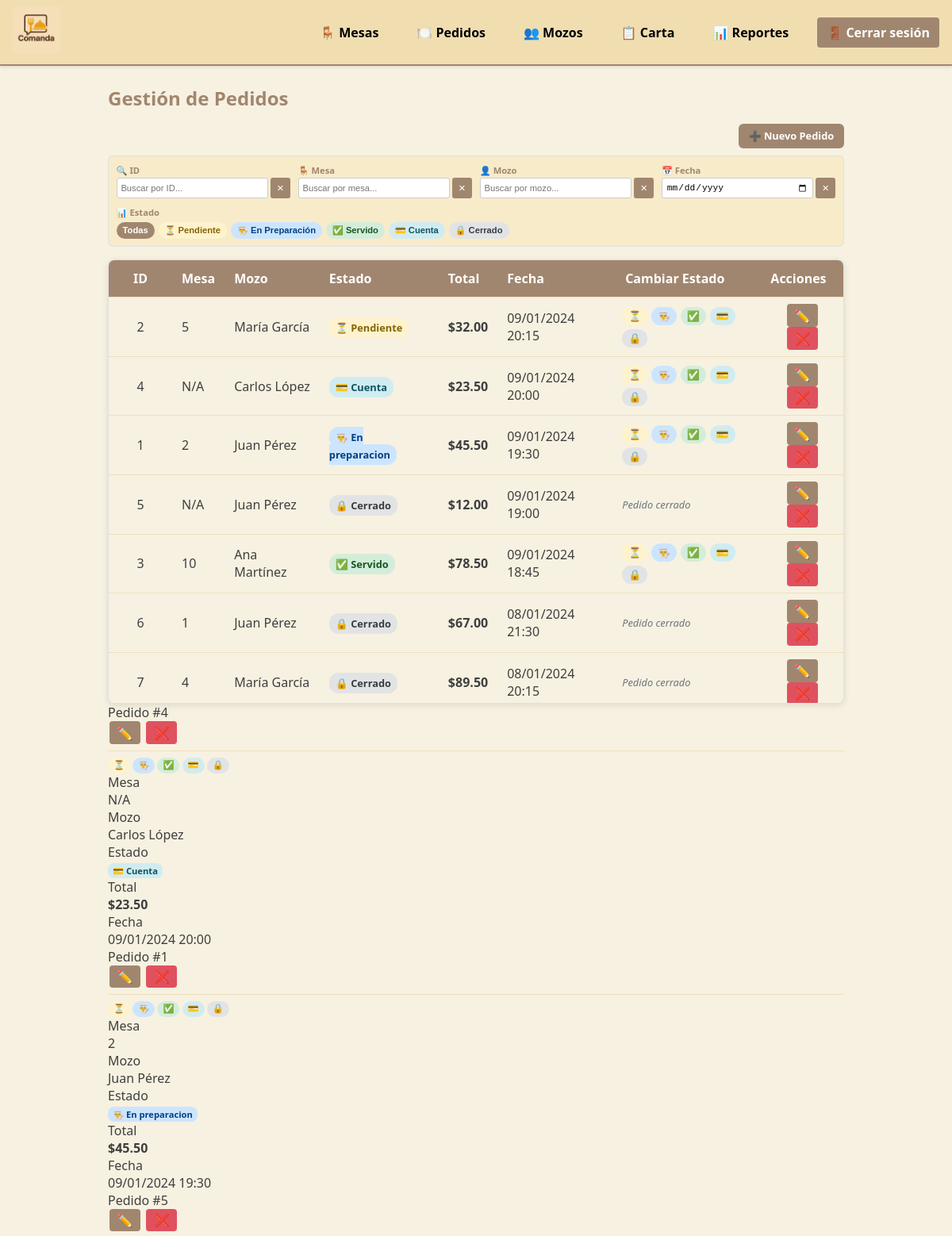
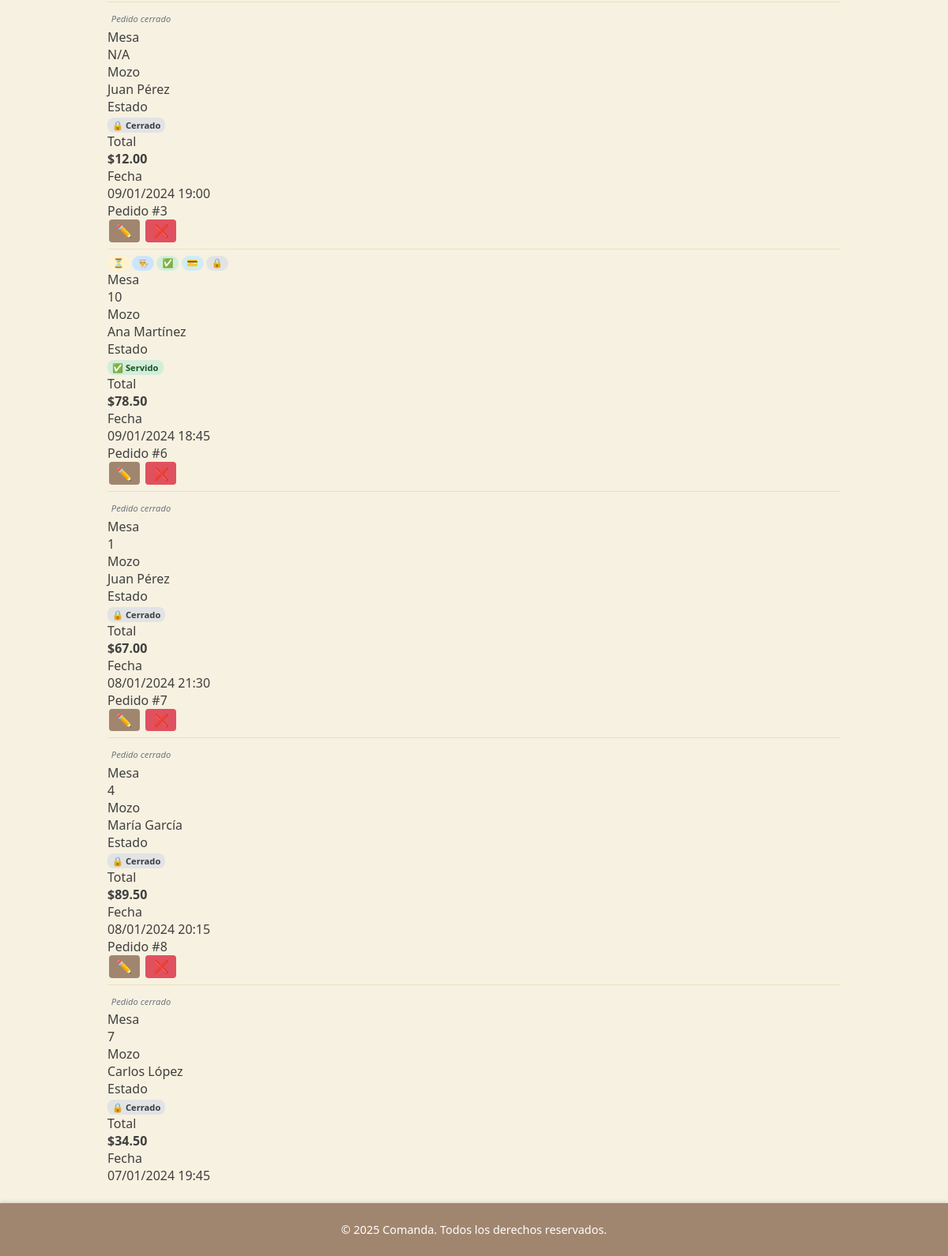
/index.php?route=pedidos (signed in), run on the app's committed database (2 pictures, top to bottom).
### tables this page shows
CREATE TABLE pedidos (
  id_pedido    INT UNSIGNED AUTO_INCREMENT PRIMARY KEY,
  id_mesa      INT UNSIGNED NULL,
  modo_consumo ENUM('stay','takeaway') NOT NULL,
  total        DECIMAL(10,2) NOT NULL DEFAULT 0.00,
  estado       ENUM('pendiente','en_preparacion','servido','cuenta','cerrado') NOT NULL DEFAULT 'pendiente',
  fecha_hora   DATETIME NOT NULL DEFAULT CURRENT_TIMESTAMP,
  id_mozo      INT UNSIGNED NULL,
  observaciones TEXT NULL,
  FOREIGN KEY (id_mesa) 
    REFERENCES mesas(id_mesa)
      ON UPDATE CASCADE ON DELETE SET NULL,
  FOREIGN KEY (id_mozo) 
    REFERENCES usuarios(id_usuario)
      ON UPDATE CASCADE ON DELETE SET NULL
);

CREATE TABLE mesas (
  id_mesa        INT UNSIGNED AUTO_INCREMENT PRIMARY KEY,
  numero         INT NOT NULL UNIQUE,
  estado         ENUM('libre','ocupada','reservada') NOT NULL DEFAULT 'libre',
  ubicacion      VARCHAR(100) NULL,
  id_mozo        INT UNSIGNED NULL,
  fecha_creacion TIMESTAMP NOT NULL DEFAULT CURRENT_TIMESTAMP,
  CONSTRAINT fk_mesas_mozo 
    FOREIGN KEY (id_mozo) REFERENCES usuarios(id_usuario) 
    ON UPDATE CASCADE ON DELETE SET NULL
);

### src/views/pedidos/index.php (the view, shortened to what the rows shown need)
<?php
require_once __DIR__ . '/../../config/helpers.php';
$rol = $_SESSION['user']['rol'];
$pedidos = Pedido::all();
?>
<h2><?= $rol === 'administrador' ? 'Gestión de Pedidos' : 'Consulta de Pedidos' ?></h2>
<div class="table-responsive">
<table class="table">
  <thead>
    <tr>
      <th>ID</th>
      <th>Mesa</th>
      <th>Mozo</th>
      <th>Estado</th>
      <th>Total</th>
      <th>Fecha</th>
      <?php if ($rol === 'administrador'): ?>
        <th>Cambiar Estado</th>
        <th>Acciones</th>
      <?php endif; ?>
    </tr>
  </thead>
  <tbody>
    <?php if (empty($pedidos)): ?>
      <tr>
        <td colspan="<?= $rol === 'administrador' ? '8' : '6' ?>">No hay pedidos registrados.</td>
      </tr>
    <?php else: ?>
      <?php foreach ($pedidos as $pedido): ?>
        <tr>
          <td><?= htmlspecialchars($pedido['id_pedido']) ?></td>
          <td><?= htmlspecialchars($pedido['numero_mesa'] ?? 'N/A') ?></td>
          <td><?= htmlspecialchars($pedido['nombre_mozo_completo'] ?? 'N/A') ?></td>
          <td>
            <?php
            $estado = $pedido['estado'];
            switch ($estado) {
                case 'pendiente':
                    $bg_color = '#fff3cd';
                    $text_color = '#856404';
                    $icon = '⏳';
                    break;
                case 'en_preparacion':
                    $bg_color = '#cce5ff';
                    $text_color = '#004085';
                    $icon = '👨‍🍳';
                    break;
                case 'servido':
                    $bg_color = '#d4edda';
                    $text_color = '#155724';
                    $icon = '✅';
                    break;
                case 'cuenta':
                    $bg_color = '#d1ecf1';
                    $text_color = '#0c5460';
                    $icon = '💳';
                    break;
                case 'cerrado':
                    $bg_color = '#e2e3e5';
                    $text_color = '#383d41';
                    $icon = '🔒';
                    break;
            }
            ?>
            <span style="padding: 4px 8px; border-radius: 12px; font-size: 0.8em; font-weight: bold;
                         background: <?= $bg_color ?>;
                         color: <?= $text_color ?>;">
              <?= $icon ?> <?= htmlspecialchars(ucfirst(str_replace('_', ' ', $pedido['estado']))) ?>
            </span>
          </td>
          <td><strong>$<?= number_format($pedido['total'] ?? 0, 2) ?></strong></td>
          <td><?= !empty($pedido['fecha_creacion']) ? date('d/m/Y H:i', strtotime($pedido['fecha_creacion'])) : 'N/A' ?></td>
          <?php if ($rol === 'administrador'): ?>
            <td class="action-cell">
              <div class="state-shortcuts">
                <?php if ($pedido['estado'] !== 'cerrado'): ?>
                  <button class="state-btn pendiente" onclick="confirmarCambioEstado(<?= $pedido['id_pedido'] ?>, 'pendiente')" title="Cambiar a Pendiente">
                    ⏳
                  </button>
                  <button class="state-btn en_preparacion" onclick="confirmarCambioEstado(<?= $pedido['id_pedido'] ?>, 'en_preparacion')" title="Cambiar a En Preparación">
                    👨‍🍳
                  </button>
                  <button class="state-btn servido" onclick="confirmarCambioEstado(<?= $pedido['id_pedido'] ?>, 'servido')" title="Cambiar a Servido">
                    ✅
                  </button>
                  <button class="state-btn cuenta" onclick="confirmarCambioEstado(<?= $pedido['id_pedido'] ?>, 'cuenta')" title="Cambiar a Cuenta">
                    💳
                  </button>
                  <button class="state-btn cerrado" onclick="confirmarCambioEstado(<?= $pedido['id_pedido'] ?>, 'cerrado')" title="Cambiar a Cerrado">
                    🔒
                  </button>
                <?php else: ?>
                  <span style="color: #6c757d; font-size: 0.8rem; font-style: italic;">Pedido cerrado</span>
                <?php endif; ?>
              </div>
            </td>
            <td class="action-cell">
              <a href="<?= url('pedidos/edit', ['id' => $pedido['id_pedido']]) ?>" class="btn-action" title="Editar pedido">
                ✏️
              </a>
              <a href="#" class="btn-action delete" title="Eliminar pedido" onclick="confirmarBorradoPedido(<?= $pedido['id_pedido'] ?>, 'Pedido #<?= $pedido['id_pedido'] ?>')">
                ❌
              </a>
            </td>
          <?php endif; ?>
        </tr>
      <?php endforeach; ?>
    <?php endif; ?>
  </tbody>
</table>
</div>
  <?php if (empty($pedidos)): ?>
    <div class="mobile-card" style="text-align: center; padding: 1rem; color: #666;">
      No hay pedidos registrados.
    </div>
  <?php else: ?>
    <?php foreach ($pedidos as $pedido): ?>
      <div class="mobile-card">
        <div class="mobile-card-header">
          <div class="mobile-card-number">
            Pedido #<?= htmlspecialchars($pedido['id_pedido']) ?>
          </div>
          <div class="mobile-card-actions">
            <?php if ($rol === 'administrador'): ?>
              <a href="<?= url('pedidos/edit', ['id' => $pedido['id_pedido']]) ?>" class="btn-action" title="Editar pedido">
                ✏️
              </a>
              <a href="#" class="btn-action delete" title="Eliminar pedido" onclick="confirmarBorradoPedido(<?= $pedido['id_pedido'] ?>, 'Pedido #<?= $pedido['id_pedido'] ?>')">
                ❌
              </a>
            <?php endif; ?>
          </div>
        </div>
        <?php if ($rol === 'administrador'): ?>
        <div class="mobile-state-shortcuts">
          <div class="state-shortcuts">
            <?php if ($pedido['estado'] !== 'cerrado'): ?>
              <button class="state-btn pendiente" onclick="confirmarCambioEstado(<?= $pedido['id_pedido'] ?>, 'pendiente')" title="Cambiar a Pendiente">
                ⏳
              </button>
              <button class="state-btn en_preparacion" onclick="confirmarCambioEstado(<?= $pedido['id_pedido'] ?>, 'en_preparacion')" title="Cambiar a En Preparación">
                👨‍🍳
              </button>
              <button class="state-btn servido" onclick="confirmarCambioEstado(<?= $pedido['id_pedido'] ?>, 'servido')" title="Cambiar a Servido">
                ✅
              </button>
              <button class="state-btn cuenta" onclick="confirmarCambioEstado(<?= $pedido['id_pedido'] ?>, 'cuenta')" title="Cambiar a Cuenta">
                💳
              </button>
              <button class="state-btn cerrado" onclick="confirmarCambioEstado(<?= $pedido['id_pedido'] ?>, 'cerrado')" title="Cambiar a Cerrado">
                🔒
              </button>
            <?php else: ?>
              <span style="color: #6c757d; font-size: 0.7rem; font-style: italic; text-align: center; display: block; padding: 0.3rem;">Pedido cerrado</span>
            <?php endif; ?>
          </div>
        </div>
        <?php endif; ?>
        </div>
        <div class="mobile-card-body">
          <div class="mobile-card-item">
            <div class="mobile-card-label">Mesa</div>
            <div class="mobile-card-value"><?= htmlspecialchars($pedido['numero_mesa'] ?? 'N/A') ?></div>
          </div>
          <div class="mobile-card-item">
            <div class="mobile-card-label">Mozo</div>
            <div class="mobile-card-value"><?= htmlspecialchars($pedido['nombre_mozo_completo'] ?? 'N/A') ?></div>
          </div>
          <div class="mobile-card-item">
            <div class="mobile-card-label">Estado</div>
            <div class="mobile-card-value">
              <?php
              $estado = $pedido['estado'];
              switch ($estado) {
                  case 'pendiente':
                      $bg_color = '#fff3cd';
                      $text_color = '#856404';
                      $icon = '⏳';
                      break;
                  case 'en_preparacion':
                      $bg_color = '#cce5ff';
                      $text_color = '#004085';
                      $icon = '👨‍🍳';
                      break;
                  case 'servido':
                      $bg_color = '#d4edda';
                      $text_color = '#155724';
                      $icon = '✅';
                      break;
                  case 'cuenta':
                      $bg_color = '#d1ecf1';
                      $text_color = '#0c5460';
                      $icon = '💳';
                      break;
                  case 'cerrado':
                      $bg_color = '#e2e3e5';
                      $text_color = '#383d41';
                      $icon = '🔒';
                      break;
              }
              ?>
              <span style="padding: 2px 6px; border-radius: 8px; font-size: 0.7em; font-weight: bold;
                           background: <?= $bg_color ?>;
                           color: <?= $text_color ?>;">
                <?= $icon ?> <?= htmlspecialchars(ucfirst(str_replace('_', ' ', $pedido['estado']))) ?>
              </span>
            </div>
          </div>
          <div class="mobile-card-item">
            <div class="mobile-card-label">Total</div>
            <div class="mobile-card-value"><strong>$<?= number_format($pedido['total'] ?? 0, 2) ?></strong></div>
          </div>
          <div class="mobile-card-item">
            <div class="mobile-card-label">Fecha</div>
            <div class="mobile-card-value"><?= !empty($pedido['fecha_creacion']) ? date('d/m/Y H:i', strtotime($pedido['fecha_creacion'])) : 'N/A' ?></div>
          </div>
        </div>
    <?php endforeach; ?>
  <?php endif; ?>

### data on the page
pedidos: id_pedido "2", id_mesa.numero "5", nombre_mozo_completo "María García", estado "⏳", estado "Pendiente", total "32.00", fecha_hora "09/01/2024 20:15"
pedidos: id_pedido "4", numero_mesa "N/A", nombre_mozo_completo "Carlos López", estado "💳", estado "Cuenta", total "23.50", fecha_hora "09/01/2024 20:00"
pedidos: id_pedido "1", id_mesa.numero "2", nombre_mozo_completo "Juan Pérez", estado "👨‍🍳", estado "En preparacion", total "45.50", fecha_hora "09/01/2024 19:30"
pedidos: id_pedido "5", numero_mesa "N/A", nombre_mozo_completo "Juan Pérez", estado "🔒", estado "Cerrado", total "12.00", fecha_hora "09/01/2024 19:00", shows "Pedido cerrado"
pedidos: id_pedido "3", id_mesa.numero "10", nombre_mozo_completo "Ana Martínez", estado "✅", estado "Servido", total "78.50", fecha_hora "09/01/2024 18:45"
pedidos: id_pedido "6", id_mesa.numero "1", nombre_mozo_completo "Juan Pérez", estado "🔒", estado "Cerrado", total "67.00", fecha_hora "08/01/2024 21:30", shows "Pedido cerrado"
pedidos: id_pedido "7", id_mesa.numero "4", nombre_mozo_completo "María García", estado "🔒", estado "Cerrado", total "89.50", fecha_hora "08/01/2024 20:15", shows "Pedido cerrado"
pedidos: id_pedido "8", shows "Pedido cerrado", id_mesa.numero "7", nombre_mozo_completo "Carlos López", estado "🔒", estado "Cerrado", total "34.50", fecha_hora "07/01/2024 19:45"
